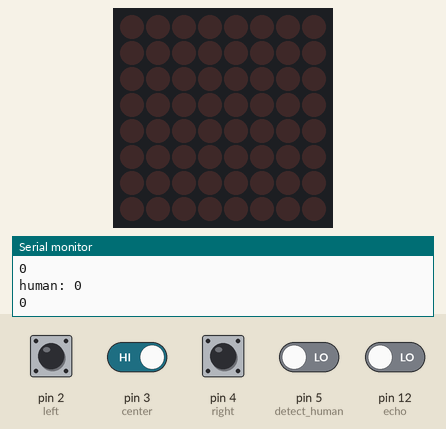
This sketch was run on a simulated Arduino Uno, built with avr-gcc and run on an emulated ATmega328P. Parts: 8×8 LED matrix, the last lines printed to the serial monitor. The inputs (shaded band) are chosen by the test bench; at power-on: pin 2 (left), pin 3 (center), pin 4 (right) HIGH, pin 5 (detect_human), pin 12 (echo) LOW.

Above: at 1.2 s.
1.3 s: pin 2 (left) pulled LOW for 0.25 s
At 2.54 s:
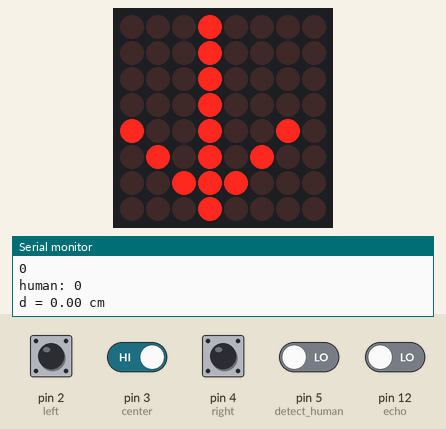
4.5 s: pin 4 (right) pulled LOW for 1 s
At 5.18 s:
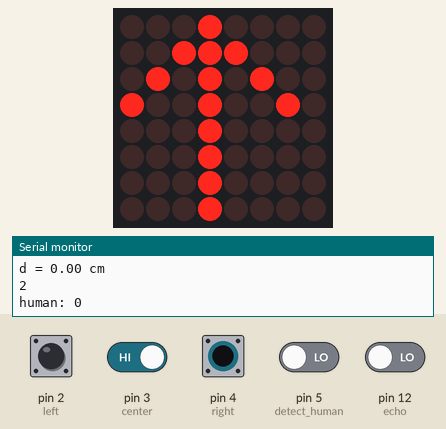
7.2 s: pin 3 (center) driven LOW
8.7 s: pin 2 (left) driven LOW and pin 3 (center) driven HIGH and pin 4 (right) driven LOW and pin 5 (detect_human) driven HIGH and pin 12 (echo) driven HIGH
At 9.78 s:
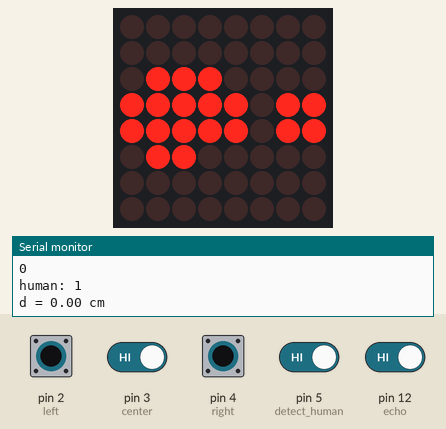
11.7 s: pin 2 (left) driven HIGH
14.0 s: pin 2 (left) driven LOW
Timing chart, 0 to 17.0 s (numbered marks = the images above; inputs shaded):
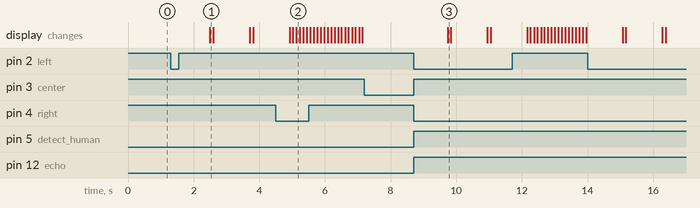

The sketch:

lights_sonar.ino
```cpp
#include "MaxMatrix.h"
#include "avr/pgmspace.h"

#define CH_SIZE 10

PROGMEM const unsigned char CH[] = {
3, 8, B00000000, B00000000, B00000000, B00000000, B00000000, // space
1, 8, B01011111, B00000000, B00000000, B00000000, B00000000, // !
3, 8, B00000011, B00000000, B00000011, B00000000, B00000000, // "
5, 8, B00010100, B00111110, B00010100, B00111110, B00010100, // #
4, 8, B00100100, B01101010, B00101011, B00010010, B00000000, // $
5, 8, B01100011, B00010011, B00001000, B01100100, B01100011, // %
5, 8, B00110110, B01001001, B01010110, B00100000, B01010000, // &
1, 8, B00000011, B00000000, B00000000, B00000000, B00000000, // '
3, 8, B00011100, B00100010, B01000001, B00000000, B00000000, // (
3, 8, B01000001, B00100010, B00011100, B00000000, B00000000, // )
5, 8, B00101000, B00011000, B00001110, B00011000, B00101000, // *
5, 8, B00001000, B00001000, B00111110, B00001000, B00001000, // +
2, 8, B10110000, B01110000, B00000000, B00000000, B00000000, // ,
//4, 8, B00001000, B00001000, B00001000, B00001000, B00000000, // -
4, 8, B00010000, B00010000, B00010000, B00010000, B00000000, // -
2, 8, B01100000, B01100000, B00000000, B00000000, B00000000, // .
4, 8, B01100000, B00011000, B00000110, B00000001, B00000000, // /
4, 8, B00111110, B01000001, B01000001, B00111110, B00000000, // 0
3, 8, B01000010, B01111111, B01000000, B00000000, B00000000, // 1
4, 8, B01100010, B01010001, B01001001, B01000110, B00000000, // 2
4, 8, B00100010, B01000001, B01001001, B00110110, B00000000, // 3
4, 8, B00011000, B00010100, B00010010, B01111111, B00000000, // 4
4, 8, B00100111, B01000101, B01000101, B00111001, B00000000, // 5
4, 8, B00111110, B01001001, B01001001, B00110000, B00000000, // 6
4, 8, B01100001, B00010001, B00001001, B00000111, B00000000, // 7
4, 8, B00110110, B01001001, B01001001, B00110110, B00000000, // 8
4, 8, B00000110, B01001001, B01001001, B00111110, B00000000, // 9
2, 8, B01010000, B00000000, B00000000, B00000000, B00000000, // :
2, 8, B10000000, B01010000, B00000000, B00000000, B00000000, // ;
3, 8, B00010000, B00101000, B01000100, B00000000, B00000000, // <
3, 8, B00010100, B00010100, B00010100, B00000000, B00000000, // =
3, 8, B01000100, B00101000, B00010000, B00000000, B00000000, // >
4, 8, B00000010, B01011001, B00001001, B00000110, B00000000, // ?
5, 8, B00111110, B01001001, B01010101, B01011101, B00001110, // @
4, 8, B01111110, B00010001, B00010001, B01111110, B00000000, // A
4, 8, B01111111, B01001001, B01001001, B00110110, B00000000, // B
4, 8, B00111110, B01000001, B01000001, B00100010, B00000000, // C
4, 8, B01111111, B01000001, B01000001, B00111110, B00000000, // D
4, 8, B01111111, B01001001, B01001001, B01000001, B00000000, // E
4, 8, B01111111, B00001001, B00001001, B00000001, B00000000, // F
4, 8, B00111110, B01000001, B01001001, B01111010, B00000000, // G
4, 8, B01111111, B00001000, B00001000, B01111111, B00000000, // H
3, 8, B01000001, B01111111, B01000001, B00000000, B00000000, // I
4, 8, B00110000, B01000000, B01000001, B00111111, B00000000, // J
4, 8, B01111111, B00001000, B00010100, B01100011, B00000000, // K
4, 8, B01111111, B01000000, B01000000, B01000000, B00000000, // L
5, 8, B01111111, B00000010, B00001100, B00000010, B01111111, // M
5, 8, B01111111, B00000100, B00001000, B00010000, B01111111, // N
4, 8, B00111110, B01000001, B01000001, B00111110, B00000000, // O
4, 8, B01111111, B00001001, B00001001, B00000110, B00000000, // P
4, 8, B00111110, B01000001, B01000001, B10111110, B00000000, // Q
4, 8, B01111111, B00001001, B00001001, B01110110, B00000000, // R
4, 8, B01000110, B01001001, B01001001, B00110010, B00000000, // S
5, 8, B00000001, B00000001, B01111111, B00000001, B00000001, // T
4, 8, B00111111, B01000000, B01000000, B00111111, B00000000, // U
5, 8, B00001111, B00110000, B01000000, B00110000, B00001111, // V
5, 8, B00111111, B01000000, B00111000, B01000000, B00111111, // W
5, 8, B01100011, B00010100, B00001000, B00010100, B01100011, // X
5, 8, B00000111, B00001000, B01110000, B00001000, B00000111, // Y
4, 8, B01100001, B01010001, B01001001, B01000111, B00000000, // Z
2, 8, B01111111, B01000001, B00000000, B00000000, B00000000, // [
4, 8, B00000001, B00000110, B00011000, B01100000, B00000000, // \ backslash
2, 8, B01000001, B01111111, B00000000, B00000000, B00000000, // ]
3, 8, B00000010, B00000001, B00000010, B00000000, B00000000, // hat
4, 8, B01000000, B01000000, B01000000, B01000000, B00000000, // _
2, 8, B00000001, B00000010, B00000000, B00000000, B00000000, // `
4, 8, B00100000, B01010100, B01010100, B01111000, B00000000, // a
4, 8, B01111111, B01000100, B01000100, B00111000, B00000000, // b
4, 8, B00111000, B01000100, B01000100, B00101000, B00000000, // c
4, 8, B00111000, B01000100, B01000100, B01111111, B00000000, // d
4, 8, B00111000, B01010100, B01010100, B00011000, B00000000, // e
3, 8, B00000100, B01111110, B00000101, B00000000, B00000000, // f
4, 8, B10011000, B10100100, B10100100, B01111000, B00000000, // g
4, 8, B01111111, B00000100, B00000100, B01111000, B00000000, // h
3, 8, B01000100, B01111101, B01000000, B00000000, B00000000, // i
4, 8, B01000000, B10000000, B10000100, B01111101, B00000000, // j
4, 8, B01111111, B00010000, B00101000, B01000100, B00000000, // k
3, 8, B01000001, B01111111, B01000000, B00000000, B00000000, // l
5, 8, B01111100, B00000100, B01111100, B00000100, B01111000, // m
4, 8, B01111100, B00000100, B00000100, B01111000, B00000000, // n
4, 8, B00111000, B01000100, B01000100, B00111000, B00000000, // o
4, 8, B11111100, B00100100, B00100100, B00011000, B00000000, // p
4, 8, B00011000, B00100100, B00100100, B11111100, B00000000, // q
4, 8, B01111100, B00001000, B00000100, B00000100, B00000000, // r
4, 8, B01001000, B01010100, B01010100, B00100100, B00000000, // s
3, 8, B00000100, B00111111, B01000100, B00000000, B00000000, // t
4, 8, B00111100, B01000000, B01000000, B01111100, B00000000, // u
5, 8, B00011100, B00100000, B01000000, B00100000, B00011100, // v
5, 8, B00111100, B01000000, B00111100, B01000000, B00111100, // w
5, 8, B01000100, B00101000, B00010000, B00101000, B01000100, // x
4, 8, B10011100, B10100000, B10100000, B01111100, B00000000, // y
3, 8, B01100100, B01010100, B01001100, B00000000, B00000000, // z
3, 8, B00001000, B00110110, B01000001, B00000000, B00000000, // {
1, 8, B01111111, B00000000, B00000000, B00000000, B00000000, // |
3, 8, B01000001, B00110110, B00001000, B00000000, B00000000, // }
4, 8, B00001000, B00000100, B00001000, B00000100, B00000000, // ~
};


PROGMEM const unsigned char Right[] = {
8,8,B00001000,B00000100,B00000010,B11111111,B00000010,B00000100,B00001000,B00000000,
};

PROGMEM const unsigned char Left[] = {
8,8,B00010000,B00100000,B01000000,B11111111,B01000000,B00100000,B00010000,B00000000,
};

PROGMEM const unsigned char Stop[] = {
8,8,B00000000,B00000000,B00000000,B00000000,B00000000,B00000000,B00000000,B00000000,
};

PROGMEM const unsigned char Warning[] = {
8,8,B00011000,B00111100,B00111100,B00011100,B00011000,B00000000,B00011000,B00011000,
};

int data = 8;    // DIN pin of MAX7219 module
int load = 9;    // CS pin of MAX7219 module
int clock = 10;  // CLK pin of MAX7219 module

int maxInUse = 1;  //how many MAX7219 are connected

/*
int data = 8;    // DIN pin of MAX7219 module
int load = 9;    // CS pin of MAX7219 module
int clock = 10;  // CLK pin of MAX7219 module
 */

MaxMatrix m(data, load, clock, maxInUse); // define Library

byte buffer[CH_SIZE];

const int trig = 11;
const int echo = 12;
const int inter_time = 1000;
int time = 0;

void setup(){
  m.init(); // module MAX7219
  m.setIntensity(0); // LED Intensity 0-15
  Serial.begin(38400);
  pinMode(2, INPUT);  // left
  pinMode(3, INPUT);  // center
  pinMode(4, INPUT);  // right
  pinMode(5, INPUT);  // detect human
}

char string1[] = "  ";  // Scrolling Text
int left;
int center;
int right;
int state; // 0: stop, 1: right, 2: left
int human;
int object;
int preState = 0;
byte c;


void loop(){
  left = digitalRead(2);
  center = digitalRead(3);
  right = digitalRead(4);
  human = digitalRead(5);
  Serial.print("human: ");
  Serial.println(human);
  delay(10);


  // button
  if (!center || !left || !right ){
    if (center == 0 ){  // '0' is pressed
      state = 0;
    }
    else if (left == 0 ){  // '0' is pressed
      state = 2;
    }
    else if (right == 0){
      state = 1;
    }
  }else{
    state = preState;
  }

  if(state == 0){
    for (int c=0; c<sizeof(Stop)/CH_SIZE; c++)
    {
      memcpy_P(buffer, Stop + CH_SIZE*c, CH_SIZE);
      m.writeSprite(0, 0, buffer);
      m.setColumn(0 + buffer[0], 0);
    }
  }
  else if(state == 1){
    for (int c=0; c<sizeof(Right)/CH_SIZE; c++)
    {
      memcpy_P(buffer, Right + CH_SIZE*c, CH_SIZE);
      m.writeSprite(0, 0, buffer);
      m.setColumn(0 + buffer[0], 0);
    }
  }
  else if(state == 2){ //left
    // sonar distance
    float duration, distance;
    digitalWrite(trig, HIGH);
    delayMicroseconds(500);
    digitalWrite(trig, LOW);
    duration = pulseIn (echo, HIGH);
    distance = (duration/2)/29;
    Serial.print("d = ");
    Serial.print(distance);
    Serial.println(" cm");
    if (distance < 150 && distance > 3 ){
      object = 1;
    }
    else{
      object = 0;
    }

    if(human || object){
      for (int c=0; c<sizeof(Warning)/CH_SIZE; c++)
      {
        memcpy_P(buffer, Warning + CH_SIZE*c, CH_SIZE);
        m.writeSprite(0, 0, buffer);
        m.setColumn(0 + buffer[0], 0);
      }
    }
    else{
      for (int c=0; c<sizeof(Left)/CH_SIZE; c++)
      {
        memcpy_P(buffer, Left + CH_SIZE*c, CH_SIZE);
        m.writeSprite(0, 0, buffer);
        m.setColumn(0 + buffer[0], 0);
      }
    }


  }
  delay(100);
  // reset to black
  for (int c=0; c<sizeof(Stop)/CH_SIZE; c++)
  {
    memcpy_P(buffer, Stop + CH_SIZE*c, CH_SIZE);
    m.writeSprite(0, 0, buffer);
    m.setColumn(0 + buffer[0], 0);
  }
  preState = state;
  Serial.println(state);
  delay(100);


}

// Put extracted character on Display
void printCharWithShift(char c, int shift_speed){
  if (c < 32) return;
  c -= 32;
  memcpy_P(buffer, CH + 7*c, 7);
  m.writeSprite(maxInUse*8, 0, buffer);
  m.setColumn(maxInUse*8 + buffer[0], 0);

  for (int i = 0; i < buffer[0]+1; i++)
  {
    delay(shift_speed);
    m.shiftLeft(false, false);
  }
}

// Extract characters from Scrolling text
void printStringWithShift(char* s, int shift_speed){
  while (*s != 0){
    printCharWithShift(*s, shift_speed);
    s++;
  }
}

void printLED(char* CH){
  for (int c=0; c<sizeof(CH)/CH_SIZE; c++)
  {
    memcpy_P(buffer, CH + CH_SIZE*c, CH_SIZE);
    m.writeSprite(0, 0, buffer);
    m.setColumn(0 + buffer[0], 0);
    delay(1000);
  }
}

/*
    if (center == 0 ){  // '0' is pressed
      m.shiftLeft(false, true);
      for(int i=0; i<2; ++i){
        string1[i] = " ";
      }
      printStringWithShift(string1, 100);  // Send scrolling Text
    }
    else if (left == 0 ){  // '0' is pressed
      m.shiftLeft(false, true);
      char str[] = "<-";
      for(int i=0; i<2; ++i){
        string1[i] = str[i];
      }
      printStringWithShift(string1, 100);  // Send scrolling Text
    }
    else if (right == 0){
      m.shiftRight(false, true);
      char str[] = "->";
      for(int i=0; i<2; ++i){
        string1[i] = str[i];
      }
    }
 */
```

Measured:
- after the input at 1.3 s, the display: changes after 1.2 s (image 1)
- after the input at 4.5 s, the display: first differs from a run without the input after 0.63 s (image 2)
- after the input at 8.7 s, the display: changes after 1.0 s (image 3)
